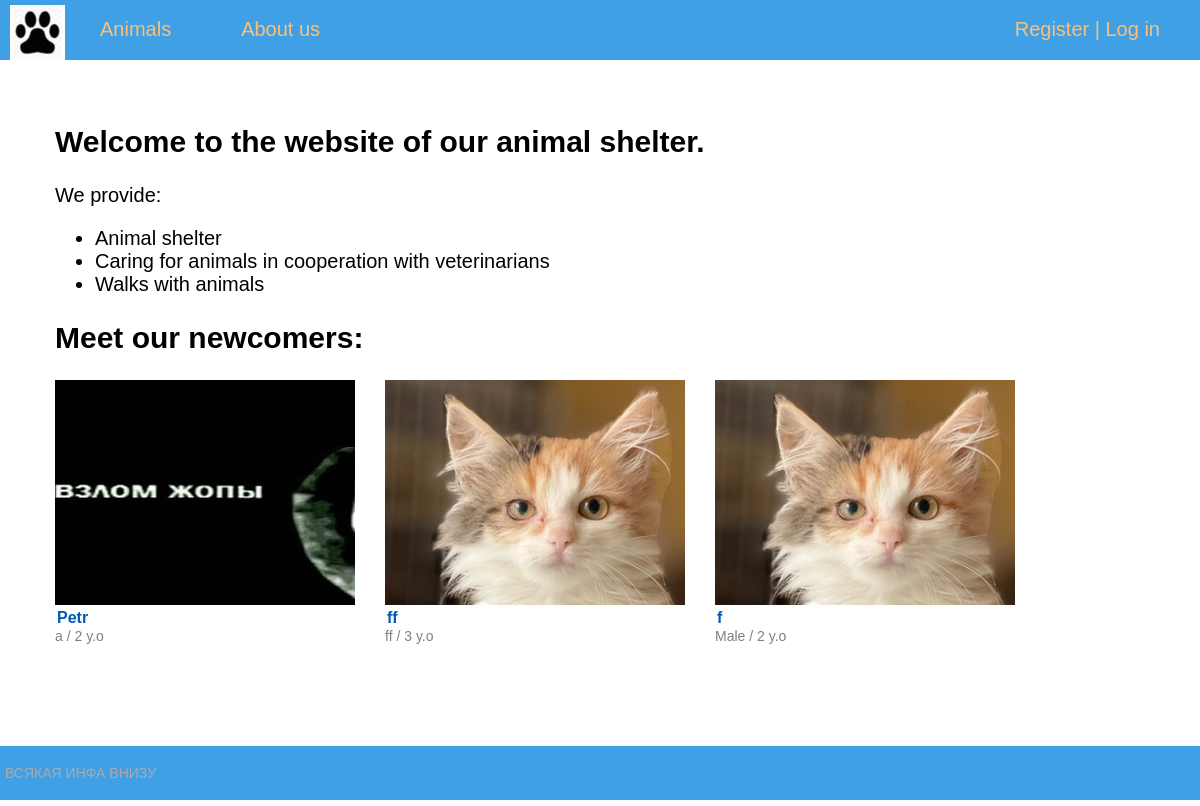
The app's page /, older data.
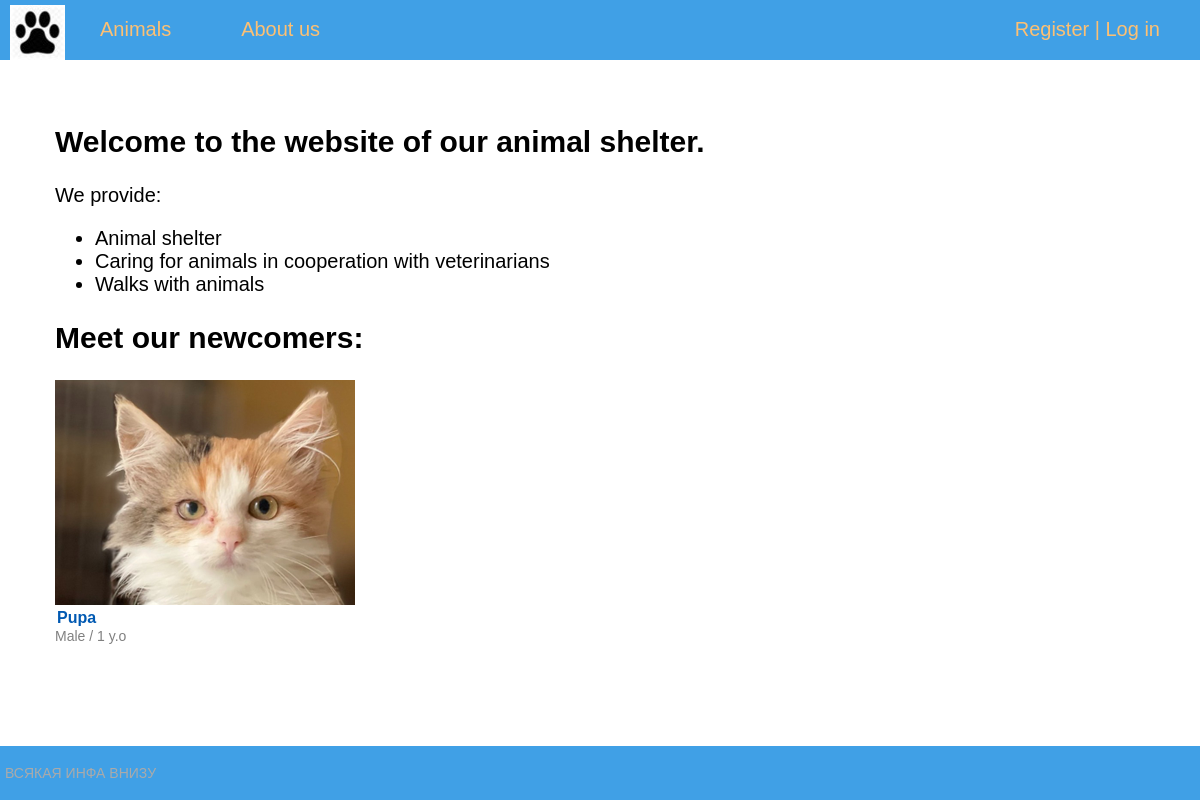
The same page, newer data.
### shelter/models.py (models this page shows, shortened)
class Animal(models.Model):
    name = models.CharField(max_length=30, default="")
    kind = models.CharField(max_length=15)
    breed = models.CharField(max_length=50)
    age = models.IntegerField(default="")
    color = models.CharField(max_length=50)
    gender = models.CharField(max_length=10)
    discription = models.TextField()
    photo = models.ImageField(upload_to='photos/%Y/%m/%d')
    added = models.DateTimeField(auto_now_add=True)
    edited = models.DateTimeField(auto_now=True)
    def get_absolute_url(self):
        return reverse('animal', kwargs={'animalid': self.pk})
    class Meta:
        ordering = ('-added',)

### shelter/views.py (the view)
# urls.py: path('', ShelterHome.as_view(), name='home'),
class ShelterHome(DataMixin, ListView):
    template_name = 'shelter/index.html'
    model = Animal
    context_object_name = 'animal'
    def get_queryset(self):
        query = Animal.objects.all()[:3]
        return query
    def get_context_data(self, *, object_list=None, **kwargs):
        context = super().get_context_data(**kwargs)
        c_def = self.get_user_context(title="Home page")
        return dict(list(context.items()) + list(c_def.items()))

### shelter/utils.py (called while the page is built)
    def get_user_context(self, **kwargs):
        context = kwargs
        context['menu'] = menu
        return context

### shelter/templates/shelter/index.html
{% extends 'shelter/base.html' %}
{% block content %}
<h2>Welcome to the website of our animal shelter.</h2>
We provide:
<ul>
  <li>Animal shelter</li>
  <li>Caring for animals in cooperation with veterinarians</li>
  <li>Walks with animals</li>
</ul>
<h2>Meet our newcomers:</h2>
<div class="row">
    {% for a in animal %}
        <div class="animal-item">
            <a href="{{ a.get_absolute_url }}">
                <div class="animal-image-list">
                    <img src="{{ a.photo.url }}" alt="">
                </div>
                <div class="animal-description-">
                    <div class="animal-name-list ">
                        {{ a.name }}
                    </div>
                    <div class="animal-info-list">
                        {{ a.gender }} / {{ a.age }} y.o
                    </div>
                </div>
            </a>
        </div>
    {% endfor %}
{% endblock content %}

Row changes from the older to the newer data that the page shows:
removed Animal: photo (picture), name "Petr", gender "a", age "2"
removed Animal: photo (picture), name "ff", gender "ff", age "3"
removed Animal: photo (picture), name "f", gender "Male", age "2"
now on this page (row edited): Animal: photo (picture), name "Pupa", gender "Male", age "1"
